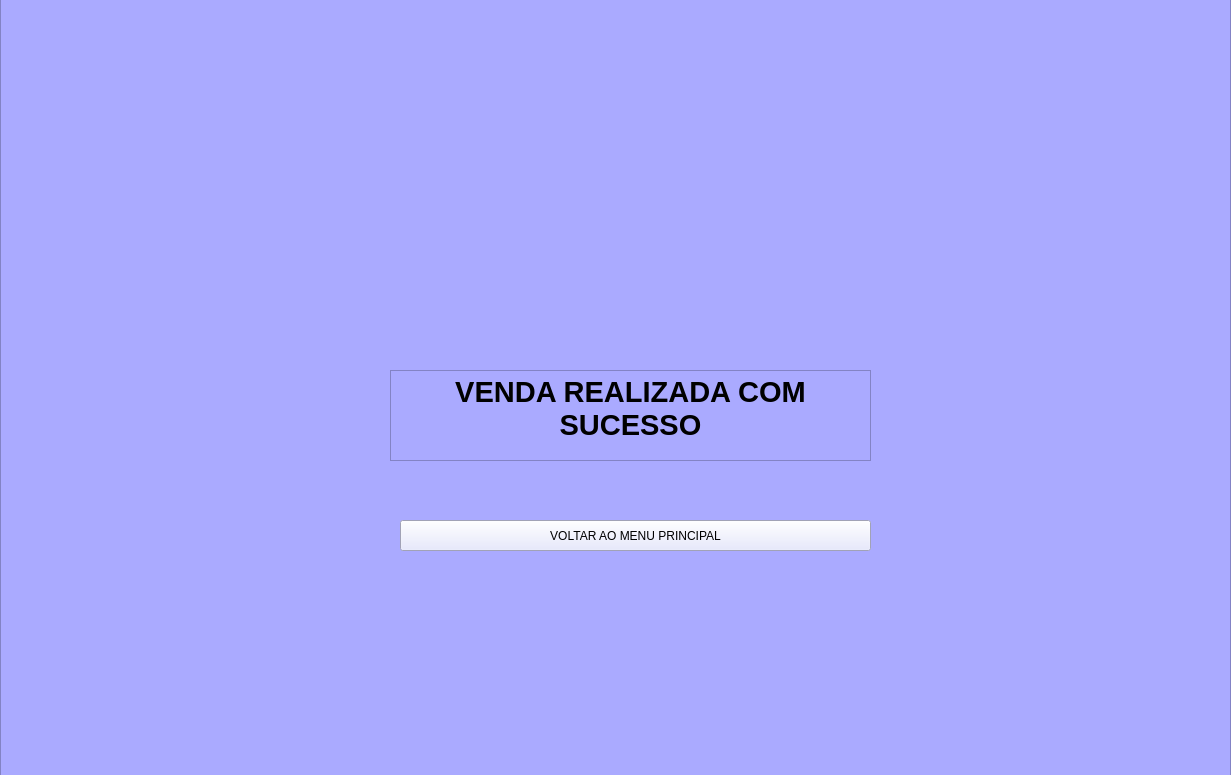
<?xml version="1.0" encoding="UTF-8"?>
<ui version="4.0">
 <class>Form</class>
 <widget class="QWidget" name="Form">
  <property name="geometry">
   <rect>
    <x>0</x>
    <y>0</y>
    <width>1231</width>
    <height>775</height>
   </rect>
  </property>
  <property name="windowTitle">
   <string>Form</string>
  </property>
  <widget class="QFrame" name="frame_2">
   <property name="geometry">
    <rect>
     <x>0</x>
     <y>-10</y>
     <width>1231</width>
     <height>791</height>
    </rect>
   </property>
   <property name="styleSheet">
    <string notr="true">background-color: rgb(170, 170, 255);</string>
   </property>
   <property name="frameShape">
    <enum>QFrame::StyledPanel</enum>
   </property>
   <property name="frameShadow">
    <enum>QFrame::Raised</enum>
   </property>
   <widget class="QPushButton" name="Voltaraomenuprincipal">
    <property name="geometry">
     <rect>
      <x>400</x>
      <y>530</y>
      <width>471</width>
      <height>31</height>
     </rect>
    </property>
    <property name="styleSheet">
     <string notr="true">background-color: rgb(225, 227, 255);
font: 8pt &quot;Arial&quot;;</string>
    </property>
    <property name="text">
     <string>VOLTAR AO MENU PRINCIPAL</string>
    </property>
   </widget>
   <widget class="QLabel" name="label">
    <property name="geometry">
     <rect>
      <x>350</x>
      <y>50</y>
      <width>571</width>
      <height>281</height>
     </rect>
    </property>
    <property name="text">
     <string/>
    </property>
    <property name="pixmap">
     <pixmap>../../../alex/Downloads/logo.png</pixmap>
    </property>
    <property name="scaledContents">
     <bool>true</bool>
    </property>
   </widget>
   <widget class="QTextEdit" name="textEdit">
    <property name="geometry">
     <rect>
      <x>390</x>
      <y>380</y>
      <width>481</width>
      <height>91</height>
     </rect>
    </property>
    <property name="html">
     <string>&lt;!DOCTYPE HTML PUBLIC &quot;-//W3C//DTD HTML 4.0//EN&quot; &quot;http://www.w3.org/TR/REC-html40/strict.dtd&quot;&gt;
&lt;html&gt;&lt;head&gt;&lt;meta name=&quot;qrichtext&quot; content=&quot;1&quot; /&gt;&lt;style type=&quot;text/css&quot;&gt;
p, li { white-space: pre-wrap; }
&lt;/style&gt;&lt;/head&gt;&lt;body style=&quot; font-family:'MS Shell Dlg 2'; font-size:8.25pt; font-weight:400; font-style:normal;&quot;&gt;
&lt;p align=&quot;center&quot; style=&quot; margin-top:0px; margin-bottom:0px; margin-left:0px; margin-right:0px; -qt-block-indent:0; text-indent:0px;&quot;&gt;&lt;span style=&quot; font-size:22pt; font-weight:600;&quot;&gt;VENDA REALIZADA COM SUCESSO&lt;/span&gt;&lt;/p&gt;&lt;/body&gt;&lt;/html&gt;</string>
    </property>
   </widget>
   <widget class="QLabel" name="label_3">
    <property name="geometry">
     <rect>
      <x>340</x>
      <y>50</y>
      <width>561</width>
      <height>321</height>
     </rect>
    </property>
    <property name="text">
     <string/>
    </property>
    <property name="pixmap">
     <pixmap>Bella-removebg-preview - Copia.png</pixmap>
    </property>
    <property name="scaledContents">
     <bool>true</bool>
    </property>
   </widget>
  </widget>
 </widget>
 <resources/>
 <connections/>
</ui>
